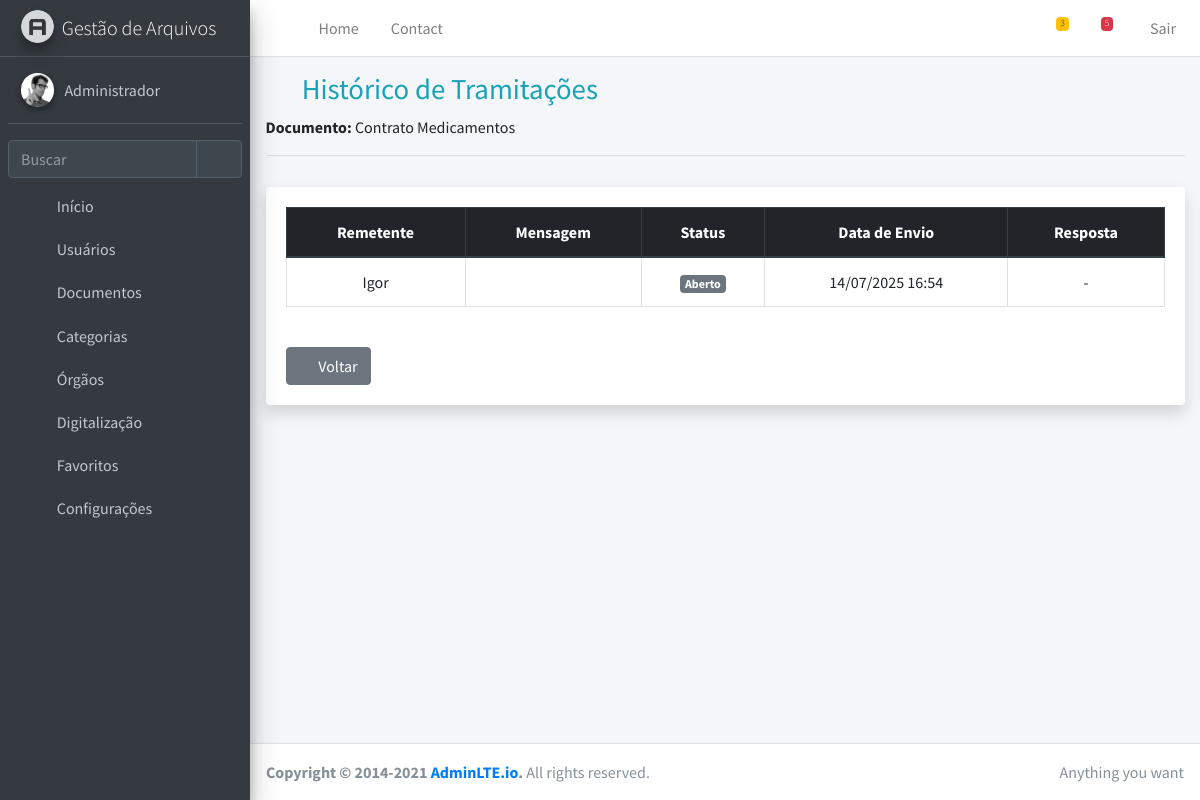
The app's page /historico-tramitacao/9/ (signed in) with its own data.
### webapp/models.py (models this page shows, shortened)
class Tramitacao(models.Model):
    documento = models.ForeignKey('Documento', on_delete=models.CASCADE)
    documento_retorno = models.FileField(upload_to='documentos_retornados/', null=True, blank=True)
    remetente = models.ForeignKey(User, related_name='remetente_tramitacoes', on_delete=models.SET_NULL, null=True)
    destinatario = models.ForeignKey(User, related_name='destinatario_tramitacoes', on_delete=models.SET_NULL, null=True)
    mensagem = models.TextField(blank=True)
    data_envio = models.DateTimeField(auto_now_add=True)
    data_resposta = models.DateTimeField(null=True, blank=True)
    resposta = models.TextField(blank=True)
    status = models.CharField(max_length=20, choices=[
        ('aberto', 'Aberto'),
        ('respondido', 'Respondido'),
        ('finalizado', 'Finalizado')
    ], default='aberto')

class Documento(models.Model):
    titulo = models.CharField(max_length=200)
    categoria = models.ForeignKey(Categoria, on_delete=models.CASCADE)
    orgao = models.ForeignKey(Orgao, on_delete=models.SET_NULL, null=True, blank=True)
    departamento = models.ForeignKey(Departamento, on_delete=models.SET_NULL, null=True, blank=True)
    secretaria = models.ForeignKey(Secretaria, on_delete=models.SET_NULL, null=True, blank=True)
    arquivo = models.FileField(upload_to='documentos/')
    data_envio = models.DateTimeField(auto_now_add=True)
    observacoes = models.TextField(blank=True)
    usuario = models.ForeignKey(User, on_delete=models.CASCADE)
    class Meta:
        ordering = ['-data_envio']

### webapp/views.py (the view)
# urls.py: path('historico-tramitacao/<int:tramite_id>/', views.historico_tramitacao, name='historico_tramitacao'),
def historico_tramitacao(request, tramite_id):
    tramite = get_object_or_404(Tramitacao, id=tramite_id)
    historico = Tramitacao.objects.filter(documento=tramite.documento).order_by('-data_envio')
    return render(request, 'tramitacao/historico_tramitacao.html', {
        'tramite': tramite,
        'historico': historico,
    })

### webapp/context_processors.py (called while the page is built)
def notificacoes_documentos(request):
    if request.user.is_authenticated:
        tramitacoes = Tramitacao.objects.filter(
            destinatario=request.user,
            status='aberto'  # CORRETO conforme seu model
        ).order_by('-data_envio')
        return {'tramitacoes_pendentes': tramitacoes}
    return {}

### templates/tramitacao/historico_tramitacao.html
{% extends 'base.html' %}
{% load static %}
{% block content %}
<div class="content-header">
  <div class="container-fluid">
    <h1 class="m-0 text-info">
      <i class="fas fa-history mr-2"></i> Histórico de Tramitações
    </h1>
    <p class="mt-2">
      <strong>Documento:</strong> {{ tramite.documento.titulo }}
    </p>
    <hr>
  </div>
</div>
<div class="content">
  <div class="container-fluid">
    <div class="card border-0 shadow">
      <div class="card-body">
        <div class="table-responsive">
          <table class="table table-bordered table-hover w-100">
            <thead class="thead-dark text-center">
              <tr>
                <th>Remetente</th>
                <th>Mensagem</th>
                <th>Status</th>
                <th>Data de Envio</th>
                <th>Resposta</th>
              </tr>
            </thead>
            <tbody>
              {% for item in historico %}
              <tr class="text-center">
                <td>{{ item.remetente }}</td>
                <td>{{ item.mensagem }}</td>
                <td>
                  {% if item.status == "finalizado" %}
                    <span class="badge badge-success">Finalizado</span>
                  {% elif item.status == "respondido" %}
                    <span class="badge badge-info">Respondido</span>
                  {% elif item.status == "em_analise" %}
                    <span class="badge badge-warning text-dark">Em Análise</span>
                  {% else %}
                    <span class="badge badge-secondary">Aberto</span>
                  {% endif %}
                </td>
                <td>{{ item.data_envio|date:"d/m/Y H:i" }}</td>
                <td>{% if item.resposta %}{{ item.resposta }}{% else %}-{% endif %}</td>
              </tr>
              {% empty %}
              <tr>
                <td colspan="5" class="text-center text-muted">Nenhuma tramitação encontrada.</td>
              </tr>
              {% endfor %}
            </tbody>
          </table>
        </div>
        <div class="mt-4">
          <a href="{% url 'documentos_com_encaminhamento' %}" class="btn btn-secondary">
            <i class="fas fa-arrow-left mr-1"></i> Voltar
          </a>
        </div>
      </div>
    </div>
  </div>
</div>
{% endblock %}

### templates/partials/sidebar.html (shortened to what this page needs)
{% load static %}
<aside class="main-sidebar sidebar-dark-primary elevation-4">
  <a href="{% url 'arquivos_index' %}" class="brand-link">
    <img src="{% static 'assets/dist/img/AdminLTELogo.png' %}" alt="Logo" class="brand-image img-circle elevation-3" style="opacity: .8">
    <span class="brand-text font-weight-light">Gestão de Arquivos</span>
  </a>
  <div class="sidebar">
    <div class="user-panel mt-3 pb-3 mb-3 d-flex">
  <div class="image">
    <img src="{% static 'assets/dist/img/user2-160x160.jpg' %}" class="img-circle elevation-2" alt="User Image">
  </div>
  <div class="info">
    <a href="#" class="d-block">{{ request.user.username }}</a>
  </div>
</div>
    <div class="form-inline">
      <div class="input-group" data-widget="sidebar-search">
        <input class="form-control form-control-sidebar" type="search" placeholder="Buscar" aria-label="Buscar">
        <div class="input-group-append">
          <button class="btn btn-sidebar">
            <i class="fas fa-search fa-fw"></i>
          </button>
        </div>
      </div>
    </div>
    <nav class="mt-2">
      <ul class="nav nav-pills nav-sidebar flex-column" data-widget="treeview" role="menu" data-accordion="false">
<li class="nav-item">
  <a href="{% url 'arquivos_index' %}" class="nav-link">
    <i class="nav-icon fas fa-home"></i>
    <p>Início</p>
  </a>
</li>
<li class="nav-item has-treeview">
  <a href="#" class="nav-link">
    <i class="nav-icon fas fa-users"></i>
    <p>Usuários <i class="right fas fa-angle-left"></i></p>
  </a>
</li>
<li class="nav-item has-treeview">
  <a href="#" class="nav-link">
    <i class="nav-icon fas fa-folder-open"></i>
    <p>
      Documentos
      <i class="right fas fa-angle-left"></i>
    </p>
  </a>
</li>
        <li class="nav-item has-treeview">
          <a href="#" class="nav-link">
            <i class="nav-icon fas fa-tags"></i>
            <p>
              Categorias
              <i class="right fas fa-angle-left"></i>
            </p>
          </a>
        </li>
<li class="nav-item has-treeview">
  <a href="#" class="nav-link">
    <i class="nav-icon fas fa-university"></i>
    <p>
      Órgãos
      <i class="right fas fa-angle-left"></i>
    </p>
  </a>
</li>
<li class="nav-item has-treeview">
  <a href="#" class="nav-link">
    <i class="nav-icon fas fa-print"></i>
    <p>
      Digitalização
      <i class="right fas fa-angle-left"></i>
    </p>
  </a>
</li>
<li class="nav-item has-treeview">
  <a href="#" class="nav-link">
    <i class="nav-icon far fa-bookmark"></i>
    <p>
      Favoritos
      <i class="right fas fa-angle-left"></i>
    </p>
  </a>
</li>
        <li class="nav-item">
          <a href="#" class="nav-link disabled">
            <i class="nav-icon fas fa-cog"></i>
            <p>Configurações</p>
          </a>
        </li>
      </ul>
    </nav>
  </div>
</aside>

### records on screen
Tramitacao: documento.titulo "Contrato Medicamentos", remetente "Igor", status "Aberto", data_envio "14/07/2025 16:54"

### other values on screen
{{ tramitacoes_pendentes|length }} "3"
{{ request.user.username }} "Administrador"
